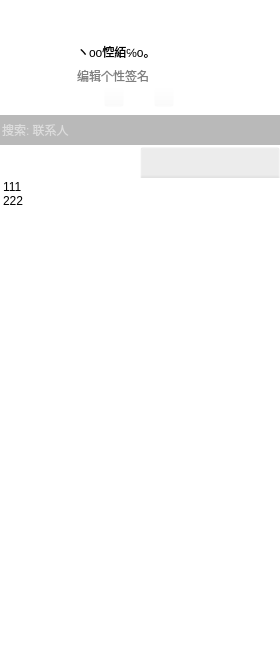
<?xml version="1.0" encoding="UTF-8"?>
<ui version="4.0">
 <class>ucics</class>
 <widget class="QWidget" name="ucics">
  <property name="windowModality">
   <enum>Qt::NonModal</enum>
  </property>
  <property name="geometry">
   <rect>
    <x>0</x>
    <y>0</y>
    <width>280</width>
    <height>650</height>
   </rect>
  </property>
  <property name="minimumSize">
   <size>
    <width>280</width>
    <height>650</height>
   </size>
  </property>
  <property name="maximumSize">
   <size>
    <width>280</width>
    <height>650</height>
   </size>
  </property>
  <property name="mouseTracking">
   <bool>true</bool>
  </property>
  <property name="contextMenuPolicy">
   <enum>Qt::NoContextMenu</enum>
  </property>
  <property name="windowTitle">
   <string>UCICS</string>
  </property>
  <property name="windowIcon">
   <iconset>
    <normaloff>:/res/icon.ico</normaloff>:/res/icon.ico</iconset>
  </property>
  <property name="styleSheet">
   <string notr="true">QWidget {
	background-color: rgba(255, 255, 255, 0);
}

QWidget#ucics {
	image: url(:/res/resources/themes/default/bg.jpg);
    qproperty-windowIcon: url(resources/icon.ico);
}</string>
  </property>
  <layout class="QVBoxLayout" name="verticalLayout">
   <property name="spacing">
    <number>0</number>
   </property>
   <property name="leftMargin">
    <number>0</number>
   </property>
   <property name="topMargin">
    <number>0</number>
   </property>
   <property name="rightMargin">
    <number>0</number>
   </property>
   <property name="bottomMargin">
    <number>0</number>
   </property>
   <item>
    <layout class="QHBoxLayout" name="operationLayout">
     <property name="spacing">
      <number>1</number>
     </property>
     <property name="sizeConstraint">
      <enum>QLayout::SetDefaultConstraint</enum>
     </property>
     <property name="leftMargin">
      <number>0</number>
     </property>
     <property name="rightMargin">
      <number>0</number>
     </property>
     <item>
      <widget class="QLabel" name="iconLabel">
       <property name="minimumSize">
        <size>
         <width>25</width>
         <height>25</height>
        </size>
       </property>
       <property name="maximumSize">
        <size>
         <width>25</width>
         <height>25</height>
        </size>
       </property>
       <property name="styleSheet">
        <string notr="true">QLabel#iconLabel {
	image: url(:/res/resources/icon.ico);
	padding: 2px;
}</string>
       </property>
       <property name="text">
        <string/>
       </property>
      </widget>
     </item>
     <item>
      <widget class="QPushButton" name="minButton">
       <property name="sizePolicy">
        <sizepolicy hsizetype="Fixed" vsizetype="Fixed">
         <horstretch>0</horstretch>
         <verstretch>0</verstretch>
        </sizepolicy>
       </property>
       <property name="minimumSize">
        <size>
         <width>25</width>
         <height>25</height>
        </size>
       </property>
       <property name="maximumSize">
        <size>
         <width>25</width>
         <height>25</height>
        </size>
       </property>
       <property name="styleSheet">
        <string notr="true">/*最小化按钮*/
QPushButton#minButton {
	image: url(:/res/resources/min_button.png);
	background: transparent;
	border-style: outset;
	padding: 5px;
}
QPushButton#minButton:hover {
	image: url(:/res/resources/min_button.png);
	background: rgba(255, 255, 255, 100);
	border-style: outset;
	padding: 5px;
}</string>
       </property>
       <property name="text">
        <string/>
       </property>
       <property name="icon">
        <iconset>
         <normaloff>C:/Users/Administrator/.designer/close_normal.png</normaloff>C:/Users/Administrator/.designer/close_normal.png</iconset>
       </property>
       <property name="autoDefault">
        <bool>false</bool>
       </property>
       <property name="default">
        <bool>false</bool>
       </property>
       <property name="flat">
        <bool>false</bool>
       </property>
      </widget>
     </item>
     <item>
      <widget class="QPushButton" name="closeButton">
       <property name="minimumSize">
        <size>
         <width>25</width>
         <height>25</height>
        </size>
       </property>
       <property name="maximumSize">
        <size>
         <width>25</width>
         <height>25</height>
        </size>
       </property>
       <property name="styleSheet">
        <string notr="true">/*关闭按钮*/
QPushButton#closeButton {
	image: url(:/res/resources/close_button.png);
	background: transparent;
	border-style: outset;
	padding: 5px;
}
QPushButton#closeButton:hover {
	image: url(:/res/resources/close_button.png);
	background: #D44027;
	border-style: outset;
	padding: 5px;
}</string>
       </property>
       <property name="text">
        <string/>
       </property>
       <property name="icon">
        <iconset>
         <normaloff>C:/Users/Administrator/.designer/min_normal.png</normaloff>C:/Users/Administrator/.designer/min_normal.png</iconset>
       </property>
      </widget>
     </item>
    </layout>
   </item>
   <item>
    <widget class="QWidget" name="headWidget" native="true">
     <property name="minimumSize">
      <size>
       <width>0</width>
       <height>90</height>
      </size>
     </property>
     <property name="maximumSize">
      <size>
       <width>16777215</width>
       <height>90</height>
      </size>
     </property>
     <property name="layoutDirection">
      <enum>Qt::LeftToRight</enum>
     </property>
     <layout class="QHBoxLayout" name="headLayout">
      <property name="topMargin">
       <number>20</number>
      </property>
      <property name="bottomMargin">
       <number>6</number>
      </property>
      <item>
       <widget class="QLabel" name="headLabel">
        <property name="minimumSize">
         <size>
          <width>60</width>
          <height>0</height>
         </size>
        </property>
        <property name="maximumSize">
         <size>
          <width>60</width>
          <height>16777215</height>
         </size>
        </property>
        <property name="toolTip">
         <string>&lt;html&gt;&lt;head/&gt;&lt;body&gt;&lt;div style=&quot;width: 275px;height: 80px;&quot;&gt;&lt;a href=&quot;http://www.baidu.com&quot; style=&quot;float: left;width: 30%;height: 100%;&quot;&gt;&lt;img src=&quot;:/res/icon.ico&quot; alt=&quot;&quot; title=&quot;访问空间&quot; width=&quot;100%&quot; height=&quot;100%&quot; /&gt;&lt;/a&gt;&lt;div style=&quot;float: right;width: 70%;height: 100%;&quot;&gt;&lt;p&gt;&lt;a href=&quot;http://www.baidu.com&quot; title=&quot;ヽoo悾絔℅o。 点击查看详细&quot; style=&quot;color: black;text-decoration: none;&quot;&gt;ヽoo悾絔℅o。&lt;/a&gt;&lt;/p&gt;&lt;p&gt;&lt;a href=&quot;http://www.baidu.com&quot; title=&quot;查看说说&quot; style=&quot;color: black;text-decoration: none;text-overflow: ellipsis;white-space: nowrap;overflow: hidden;&quot;&gt;这个家伙太懒!什么都没说...&lt;/a&gt;&lt;/p&gt;&lt;/div&gt;&lt;/div&gt;&lt;div style=&quot;width: 275px;height: 80px;&quot;&gt;&lt;a href=&quot;http://www.baidu.com&quot; style=&quot;float: left;width: 30%;height: 100%;&quot;&gt;&lt;img src=&quot;:/res/icon.ico&quot; alt=&quot;&quot; title=&quot;访问空间&quot; width=&quot;100%&quot; height=&quot;100%&quot; /&gt;&lt;/a&gt;&lt;a href=&quot;http://www.baidu.com&quot; style=&quot;float: left;width: 30%;height: 100%;&quot;&gt;&lt;img src=&quot;:/res/icon.ico&quot; alt=&quot;&quot; title=&quot;访问空间&quot; width=&quot;100%&quot; height=&quot;100%&quot; /&gt;&lt;/a&gt;&lt;a href=&quot;http://www.baidu.com&quot; style=&quot;float: left;width: 30%;height: 100%;&quot;&gt;&lt;img src=&quot;:/res/icon.ico&quot; alt=&quot;&quot; title=&quot;访问空间&quot; width=&quot;100%&quot; height=&quot;100%&quot; /&gt;&lt;/a&gt;&lt;/div&gt;&lt;/body&gt;&lt;/html&gt;</string>
        </property>
        <property name="styleSheet">
         <string notr="true">QLabel#headLabel {
	
	background-image: url(:/res/icon.ico);
}
QLabel#headLabel:hover {
	border-color: rgb(0, 170, 255);
}</string>
        </property>
        <property name="frameShadow">
         <enum>QFrame::Plain</enum>
        </property>
        <property name="lineWidth">
         <number>0</number>
        </property>
        <property name="text">
         <string/>
        </property>
        <property name="pixmap">
         <pixmap>:/res/icon.ico</pixmap>
        </property>
       </widget>
      </item>
      <item>
       <layout class="QVBoxLayout" name="headInfoLayout">
        <property name="spacing">
         <number>1</number>
        </property>
        <item>
         <widget class="QLineEdit" name="nameEdit">
          <property name="minimumSize">
           <size>
            <width>0</width>
            <height>20</height>
           </size>
          </property>
          <property name="maximumSize">
           <size>
            <width>16777215</width>
            <height>20</height>
           </size>
          </property>
          <property name="toolTip">
           <string>&lt;html&gt;&lt;head/&gt;&lt;body&gt;&lt;p&gt;&lt;a href=&quot;http://www.baidu.com&quot;&gt;&lt;img src=&quot;:/res/icon.ico&quot; title=&quot;访问空间&quot;/&gt;&lt;/a&gt;&lt;/p&gt;&lt;/body&gt;&lt;/html&gt;</string>
          </property>
          <property name="text">
           <string>ヽoo悾絔℅o。</string>
          </property>
          <property name="frame">
           <bool>false</bool>
          </property>
          <property name="readOnly">
           <bool>true</bool>
          </property>
         </widget>
        </item>
        <item>
         <widget class="QLineEdit" name="moodEdit">
          <property name="minimumSize">
           <size>
            <width>0</width>
            <height>20</height>
           </size>
          </property>
          <property name="maximumSize">
           <size>
            <width>16777215</width>
            <height>20</height>
           </size>
          </property>
          <property name="styleSheet">
           <string notr="true">QLineEdit#moodEdit {
	
	border-color: rgb(255, 255, 0);
}</string>
          </property>
          <property name="frame">
           <bool>false</bool>
          </property>
          <property name="dragEnabled">
           <bool>false</bool>
          </property>
          <property name="placeholderText">
           <string>编辑个性签名</string>
          </property>
          <property name="clearButtonEnabled">
           <bool>true</bool>
          </property>
         </widget>
        </item>
        <item>
         <widget class="QWidget" name="toolWidget" native="true">
          <property name="minimumSize">
           <size>
            <width>0</width>
            <height>20</height>
           </size>
          </property>
          <property name="maximumSize">
           <size>
            <width>16777215</width>
            <height>20</height>
           </size>
          </property>
          <layout class="QHBoxLayout" name="horizontalLayout">
           <property name="spacing">
            <number>1</number>
           </property>
           <property name="leftMargin">
            <number>0</number>
           </property>
           <property name="topMargin">
            <number>0</number>
           </property>
           <property name="rightMargin">
            <number>0</number>
           </property>
           <property name="bottomMargin">
            <number>0</number>
           </property>
           <item>
            <widget class="QPushButton" name="qzoneButton">
             <property name="minimumSize">
              <size>
               <width>20</width>
               <height>20</height>
              </size>
             </property>
             <property name="maximumSize">
              <size>
               <width>20</width>
               <height>20</height>
              </size>
             </property>
             <property name="text">
              <string/>
             </property>
            </widget>
           </item>
           <item>
            <widget class="QPushButton" name="skinButton">
             <property name="minimumSize">
              <size>
               <width>20</width>
               <height>20</height>
              </size>
             </property>
             <property name="maximumSize">
              <size>
               <width>20</width>
               <height>20</height>
              </size>
             </property>
             <property name="text">
              <string/>
             </property>
            </widget>
           </item>
          </layout>
         </widget>
        </item>
       </layout>
      </item>
      <item>
       <widget class="QLabel" name="weatherLabel">
        <property name="minimumSize">
         <size>
          <width>60</width>
          <height>0</height>
         </size>
        </property>
        <property name="maximumSize">
         <size>
          <width>60</width>
          <height>16777215</height>
         </size>
        </property>
        <property name="locale">
         <locale language="Chinese" country="China"/>
        </property>
        <property name="text">
         <string/>
        </property>
       </widget>
      </item>
     </layout>
    </widget>
   </item>
   <item>
    <widget class="QLineEdit" name="searchEdit">
     <property name="styleSheet">
      <string notr="true">/*
输入框样式
选中的文字颜色
selection-color: white;
选中的文字背景底色
selection-background-color: blue;
*/
QLineEdit#searchEdit {
	height: 30px;
	color: rgb(255, 255, 255);
	background: rgba(0, 0, 0, 70);
	qproperty-placeholderText:  &quot;搜索: 联系人&quot;;
}
/*输入框鼠标悬停样式*/
QLineEdit#searchEdit:hover {
	background: rgba(0, 0, 0, 60);
}</string>
     </property>
     <property name="inputMask">
      <string/>
     </property>
     <property name="maxLength">
      <number>32767</number>
     </property>
     <property name="frame">
      <bool>false</bool>
     </property>
     <property name="placeholderText">
      <string>搜索: 联系人</string>
     </property>
     <property name="clearButtonEnabled">
      <bool>true</bool>
     </property>
    </widget>
   </item>
   <item>
    <widget class="QTabWidget" name="tabWidget">
     <property name="styleSheet">
      <string notr="true">/*tab*/
QTabWidget::tab-bar {
	height: 35px;
	alignment: center;
}
QTabWidget#tabWidget QTabBar::tab {
	width: 140px;
	height: 35px;
}
/*第一个tab*/
QTabWidget#tabWidget QTabBar::tab:first {
	background: transparent url(:/res/resources/group_normal.png) no-repeat center center;
}
QTabWidget#tabWidget QTabBar::tab:first:hover {
	background: transparent url(:/res/resources/group_hover.png) no-repeat center center;
}
QTabWidget#tabWidget QTabBar::tab:first:selected {
	background: transparent url(:/res/resources/group_pressed.png) no-repeat center center;
}
/*第二个tab*/
QTabWidget#tabWidget QTabBar::tab:last {
	background: transparent url(:/res/resources/history_normal.png) no-repeat center center;
}
QTabWidget#tabWidget QTabBar::tab:last:hover {
	background: transparent url(:/res/resources/history_hover.png) no-repeat center center;
}
QTabWidget#tabWidget QTabBar::tab:last:selected {
	background: transparent url(:/res/resources/history_pressed.png) no-repeat center center;
}</string>
     </property>
     <property name="tabPosition">
      <enum>QTabWidget::North</enum>
     </property>
     <property name="tabShape">
      <enum>QTabWidget::Rounded</enum>
     </property>
     <property name="currentIndex">
      <number>0</number>
     </property>
     <property name="usesScrollButtons">
      <bool>false</bool>
     </property>
     <property name="documentMode">
      <bool>true</bool>
     </property>
     <property name="tabsClosable">
      <bool>false</bool>
     </property>
     <widget class="QWidget" name="tabGroup">
      <property name="styleSheet">
       <string notr="true"/>
      </property>
      <attribute name="title">
       <string/>
      </attribute>
      <attribute name="toolTip">
       <string>分组</string>
      </attribute>
      <layout class="QVBoxLayout" name="groupVerticalLayout">
       <property name="spacing">
        <number>0</number>
       </property>
       <property name="leftMargin">
        <number>0</number>
       </property>
       <property name="topMargin">
        <number>0</number>
       </property>
       <property name="rightMargin">
        <number>0</number>
       </property>
       <property name="bottomMargin">
        <number>0</number>
       </property>
       <item>
        <widget class="QTreeWidget" name="groupTreeWidget">
         <property name="styleSheet">
          <string notr="true">
QTreeWidget::branch {
    image: none;
}

QTreeWidget::item:hover {
    color: black;
    background: rgba(0, 0, 0, 20);
}

QTreeWidget::item:selected{
    color: black;
	border-color: qradialgradient(spread:pad, cx:0.5, cy:0.5, radius:0.5, fx:0.5, fy:0.5, stop:0 rgba(0, 0, 0, 0), stop:0.52 rgba(0, 0, 0, 0), stop:0.565 rgba(82, 121, 76, 33), stop:0.65 rgba(159, 235, 148, 64), stop:0.721925 rgba(255, 238, 150, 129), stop:0.77 rgba(255, 128, 128, 204), stop:0.89 rgba(191, 128, 255, 64), stop:1 rgba(0, 0, 0, 0));
    background: transparent;
}

QTreeWidget::item:selected:active{
    color: black;
	border-color: qradialgradient(spread:pad, cx:0.5, cy:0.5, radius:0.5, fx:0.5, fy:0.5, stop:0 rgba(0, 0, 0, 0), stop:0.52 rgba(0, 0, 0, 0), stop:0.565 rgba(82, 121, 76, 33), stop:0.65 rgba(159, 235, 148, 64), stop:0.721925 rgba(255, 238, 150, 129), stop:0.77 rgba(255, 128, 128, 204), stop:0.89 rgba(191, 128, 255, 64), stop:1 rgba(0, 0, 0, 0));
    background: transparent;
}

QLabel#moodLabel {
    color: gray
}</string>
         </property>
         <property name="frameShape">
          <enum>QFrame::NoFrame</enum>
         </property>
         <property name="frameShadow">
          <enum>QFrame::Raised</enum>
         </property>
         <property name="lineWidth">
          <number>0</number>
         </property>
         <property name="verticalScrollBarPolicy">
          <enum>Qt::ScrollBarAsNeeded</enum>
         </property>
         <property name="horizontalScrollBarPolicy">
          <enum>Qt::ScrollBarAlwaysOff</enum>
         </property>
         <property name="indentation">
          <number>0</number>
         </property>
         <property name="rootIsDecorated">
          <bool>false</bool>
         </property>
         <property name="expandsOnDoubleClick">
          <bool>false</bool>
         </property>
         <attribute name="headerVisible">
          <bool>false</bool>
         </attribute>
         <column>
          <property name="text">
           <string>1</string>
          </property>
         </column>
         <item>
          <property name="text">
           <string>111</string>
          </property>
          <property name="icon">
           <iconset>
            <normaloff>:/res/arrow_right.png</normaloff>
            <normalon>:/res/arrow_down.png</normalon>:/res/arrow_right.png</iconset>
          </property>
          <item>
           <property name="text">
            <string>222</string>
           </property>
          </item>
         </item>
         <item>
          <property name="text">
           <string>222</string>
          </property>
          <property name="icon">
           <iconset>
            <normaloff>:/res/arrow_right.png</normaloff>
            <normalon>:/res/arrow_down.png</normalon>:/res/arrow_right.png</iconset>
          </property>
          <item>
           <property name="text">
            <string>222</string>
           </property>
          </item>
         </item>
        </widget>
       </item>
      </layout>
     </widget>
     <widget class="QWidget" name="tabHistory">
      <property name="styleSheet">
       <string notr="true"/>
      </property>
      <attribute name="title">
       <string/>
      </attribute>
      <attribute name="toolTip">
       <string>历史</string>
      </attribute>
      <layout class="QVBoxLayout" name="historyVerticalLayout">
       <property name="spacing">
        <number>0</number>
       </property>
       <property name="leftMargin">
        <number>0</number>
       </property>
       <property name="topMargin">
        <number>0</number>
       </property>
       <property name="rightMargin">
        <number>0</number>
       </property>
       <property name="bottomMargin">
        <number>0</number>
       </property>
       <item>
        <widget class="QTreeWidget" name="historyTreeWidget">
         <property name="styleSheet">
          <string notr="true">QListWidget#historyListWidget {
	background: rgba(255, 255, 255, 100);
}</string>
         </property>
         <property name="frameShape">
          <enum>QFrame::NoFrame</enum>
         </property>
         <property name="frameShadow">
          <enum>QFrame::Raised</enum>
         </property>
         <property name="lineWidth">
          <number>0</number>
         </property>
         <property name="verticalScrollBarPolicy">
          <enum>Qt::ScrollBarAsNeeded</enum>
         </property>
         <property name="horizontalScrollBarPolicy">
          <enum>Qt::ScrollBarAlwaysOff</enum>
         </property>
         <property name="indentation">
          <number>0</number>
         </property>
         <attribute name="headerVisible">
          <bool>false</bool>
         </attribute>
         <column>
          <property name="text">
           <string notr="true">1</string>
          </property>
         </column>
        </widget>
       </item>
      </layout>
     </widget>
    </widget>
   </item>
  </layout>
 </widget>
 <resources/>
 <connections/>
</ui>
